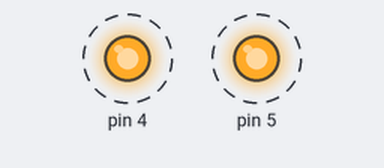
Bench run of a sketch on a simulated Arduino Uno, built with avr-gcc and run on an emulated ATmega328P. Shown: output pins drawn as LEDs (lit = HIGH). Dashed ring = blinking.

Above: at 10.2 s.
Timing chart, 0 to 13.0 s (numbered marks = the images above):
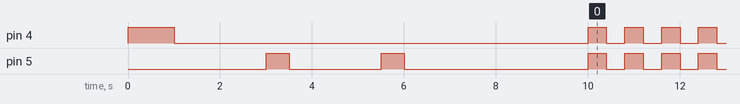

Measured:
- by itself, pin 4: repeats every 0.80 s: HIGH 0.40 s, LOW 0.40 s
- by itself, pin 5: goes LOW 2.0 s, HIGH 0.50 s, LOW 4.0 s, 149 × (HIGH 0.40 s, LOW 0.40 s), HIGH 0.40 s, then LOW

The sketch:

3.25-Controlling_Digital_Output.ino
```cpp
void setup() {

  pinMode(4,OUTPUT);
  pinMode(5,OUTPUT);

  digitalWrite(4,HIGH);
  delay(500);
  digitalWrite(4,HIGH);

  digitalWrite(4,HIGH);
  delay(500);
  digitalWrite(4,HIGH);

  digitalWrite(4,LOW);
  delay(500);
  digitalWrite(4,LOW);
  delay(500);

  delay(1000);

  digitalWrite(5,HIGH);
  delay(250);
  digitalWrite(5,HIGH);
  delay(250);

  digitalWrite(5,LOW);
  delay(1000);
  digitalWrite(5,LOW);
  delay(1000);

    digitalWrite(5,HIGH);
  delay(250);
  digitalWrite(5,HIGH);
  delay(250);

  digitalWrite(5,LOW);
  delay(1000);
  digitalWrite(5,LOW);
  delay(1000);

   delay(2000);
  }

void loop() {
    pinMode(4,OUTPUT);
    pinMode(5,OUTPUT);

    digitalWrite(4,HIGH);
    digitalWrite(5,HIGH);
    delay(200);
    digitalWrite(4,HIGH);
    digitalWrite(5,HIGH);
    delay(200);

    digitalWrite(4,LOW);
    digitalWrite(5,LOW);
    delay(200);
    digitalWrite(4,LOW);
    digitalWrite(5,LOW);
    delay(200);

}
```
